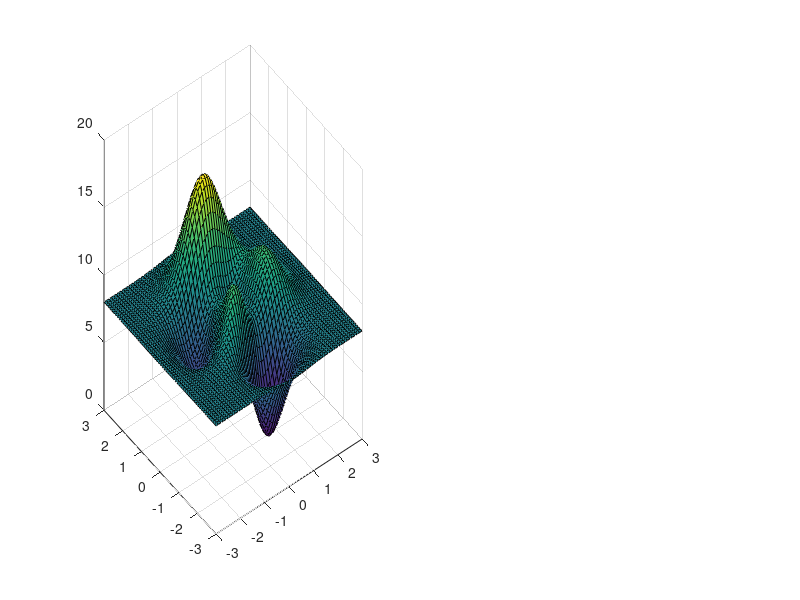

Recreate this plot in MATLAB. (Note: this script raises an error after producing the figure.)
z = @(x, y) 3*(1-x).^2.*exp(-(x.^2) - (y+1).^2) ... 
   - 10*(x/5 - x.^3 - y.^5).*exp(-x.^2-y.^2) ... 
   - 1/3*exp(-(x+1).^2 - y.^2) + 8;

[X, Y] = meshgrid(-3:0.1:3, -3:0.1:3);

clf;
sp1 = subplot(1,2,1);
surf(X, Y, z(X, Y));

U = zeros(size(X));
V = zeros(size(Y));
for i = 1:size(X,1)
    for j = 1:size(X,2)
        [z, J] = test_function([X(i,j) Y(i,j)]);
        U(i,j) = J(1);
        V(i,j) = J(2);
    end
end

sp2 = subplot(1,2,2);
quiver(X,Y,U,V);

guess_init = [0 -1];

test_function(guess_init)

options = optimset();
%options = optimset(options, 'TolX', 1e-10, 'TolFun', 1e-10, 'TolCon', 1e-10);
options = optimset(options, 'TolX', 0.0001, 'TolFun', 0.0001);
%options = optimset(options, 'DiffMinChange', 0.01);
%options = optimset(options, 'DiffMaxChange', 1);
options = optimset(options, 'Display', 'iter-detailed', 'FunValCheck', 'on');
%options = optimset(options, 'PlotFcns', @optimplotx);
options = optimset(options, 'Jacobian', 'on');
[xmin, ymin] = lsqnonlin(@test_function, guess_init, [], [], options)

set(sp1, 'NextPlot', 'add'); % equivalent to hold on
set(sp2, 'NextPlot', 'add');
plot3(xmin(1), xmin(2), test_function(xmin), '.r', 'MarkerSize', 50, 'parent', sp1);
plot(xmin(1), xmin(2), '.r', 'MarkerSize', 50, 'parent', sp2);




options = optimset(options, 'Display', 'none');
minpoints = [];
indexes = zeros(size(X));
distances = zeros(size(X));

for i = 1:size(X,1)
    for j = 1:size(X,2)
        x = X(i,j); y = Y(i,j);
        xmin = lsqnonlin(@test_function, [x y], [], [], options);
        
        distances(i,j) = norm(xmin - [x y]);
        
        xmin = round(xmin, 1); % round to 0.1
        
        if isempty(minpoints)
            Lia = 0;
        else
            [Lia, Locb] = ismember(xmin, minpoints, 'rows');
        end
        
        if ~Lia(1) % we found a new minimum
            minpoints = [minpoints; xmin];
            indexes(i,j) = size(minpoints,1);
        else
            indexes(i,j) = Locb(1);
        end
    end
    
    progress(i,[1 size(X,1)]);
end

% remove elements outside graph
minpoints = minpoints(minpoints(:,1) <  3, :);
minpoints = minpoints(minpoints(:,1) > -3, :);
minpoints = minpoints(minpoints(:,2) <  3, :);
minpoints = minpoints(minpoints(:,2) > -3, :);

plot(minpoints(:,1), minpoints(:,2), '.b', 'parent', sp2);

figure;
imagesc(indexes);
imagesc(distances);